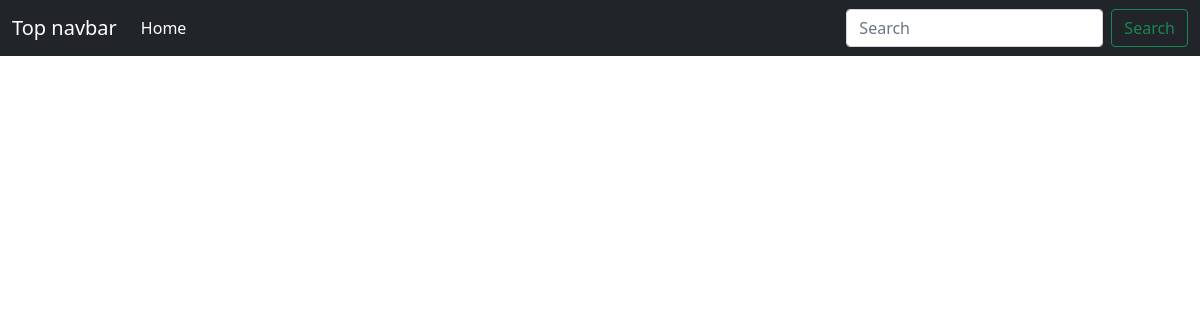
Before: / with the older database file.
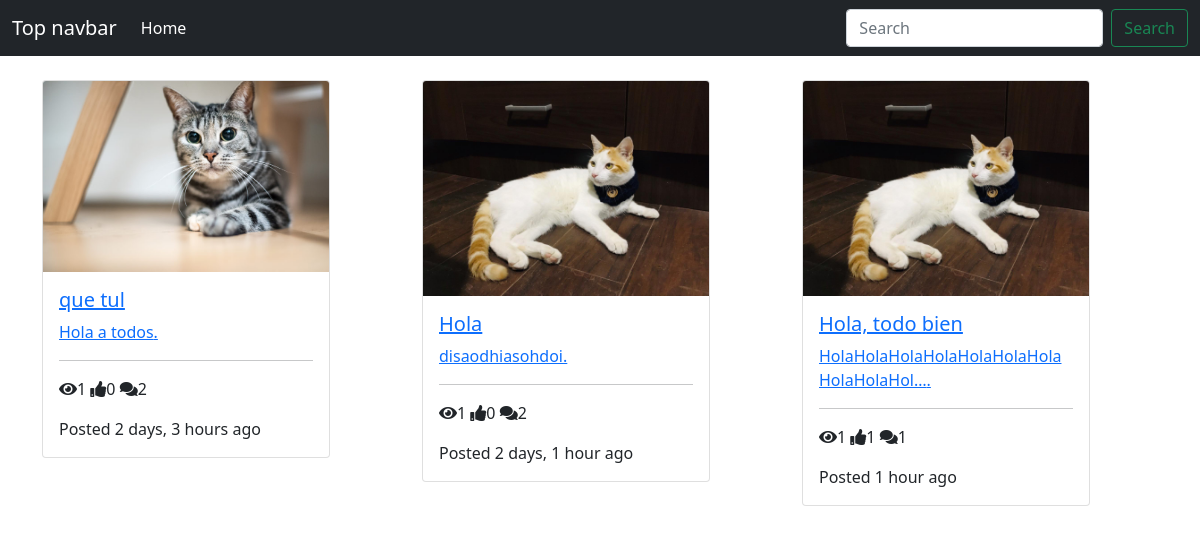
After: the same page with the newer database file.
### post/models.py (models this page shows, shortened)
class Post(models.Model):
	title = models.CharField(max_length=100)
	content = models.TextField()
	thumbnail = models.ImageField()
	publish_date = models.DateTimeField(auto_now_add=True)
	last_updated = models.DateTimeField(auto_now=True)
	author = models.ForeignKey(User, on_delete=models.CASCADE, null=True)
	slug = models.SlugField()
	def get_absolut_url(self):
		return reverse("detail", kwargs={
			'slug': self.slug
		})
	@property
	def get_comment_count(self):
		return self.comment_set.all().count()
	@property
	def get_view_count(self):
		return self.postview_set.all().count()
	@property
	def get_like_count(self):
		return self.like_set.all().count()

### post/views.py (the view)
# urls.py: path('', PostListView.as_view(), name='list'),
class PostListView(ListView):
	model = Post

### templates/post/post_list.html
{% extends 'base.html' %}
{% block content %}
<div class="container">
	<div class="row">
	{% for object in object_list  %}
	<div class="col-4">
		<div class="card" style="width: 18rem;">
  			<img src="{{ object.thumbnail.url }}" class="card-img-top" alt="{{ object.title }}">
  				<div class="card-body">
					<a href="{{ object.get_absolut_url }}">
    				<h5 class="card-title">{{ object.title }}</h5>
    					<p class="card-text">{{ object.content| truncatechars:40 }}.</p>
    					</a>
    					<hr>
    					<p>
    						<span><i class="fas fa-eye ml-2"> </i>{{ object.get_view_count }}</span>
    						<span><i class="fas fa-thumbs-up ml-2"> </i>{{ object.get_like_count }}</span>
    						<span><i class="fas fa-comments ml-2"> </i>{{ object.get_comment_count }}</span>
    					</p>
    					<p class="card-text">
    						Posted {{ object.publish_date|timesince }} ago
    					</p>
  				</div>
		</div>
</div>
	 {% endfor %}
	</div>
</div>
{% endblock %}

### templates/base.html (shortened to what this page needs)
<!DOCTYPE html>
<html lang="en">
<head>
  <link href="https://cdn.jsdelivr.net/npm/bootstrap@5.1.3/dist/css/bootstrap.min.css" rel="stylesheet">
<link rel="stylesheet" href="https://cdnjs.cloudflare.com/ajax/libs/
font-awesome/5.15.2/css/all.min.css"/>
</head>
<body>
  <nav class="navbar navbar-expand-md navbar-dark bg-dark mb-4">
  <div class="container-fluid">
    <a class="navbar-brand" href="#">Top navbar</a>
    <div class="collapse navbar-collapse" id="navbarCollapse">
      <ul class="navbar-nav me-auto mb-2 mb-md-0">
        <li class="nav-item">
          <a class="nav-link active" aria-current="page" href="">Home</a>
        </li>
      </ul>
      <form class="d-flex">
        <input class="form-control me-2" type="search" placeholder="Search" aria-label="Search">
        <button class="btn btn-outline-success" type="submit">Search</button>
      </form>
    </div>
  </div>
</nav>
{% block content %}
{% endblock content %}
</body>
</html>

Changed rows visible on the page:
added Post: thumbnail (picture), title "que tul", content "Hola a todos", get_view_count "1", get_like_count "0", get_comment_count "2", publish_date "2 days, 3 hours"
added Post: thumbnail (picture), title "Hola", content "disaodhiasohdoi", get_view_count "1", get_like_count "0", get_comment_count "2", publish_date "2 days, 1 hour"
added Post: thumbnail (picture), title "Hola, todo bien", content "HolaHolaHolaHolaHolaHolaHolaHolaHolaHol…", get_view_count "1", get_like_count "1", get_comment_count "1", publish_date "1 hour"
